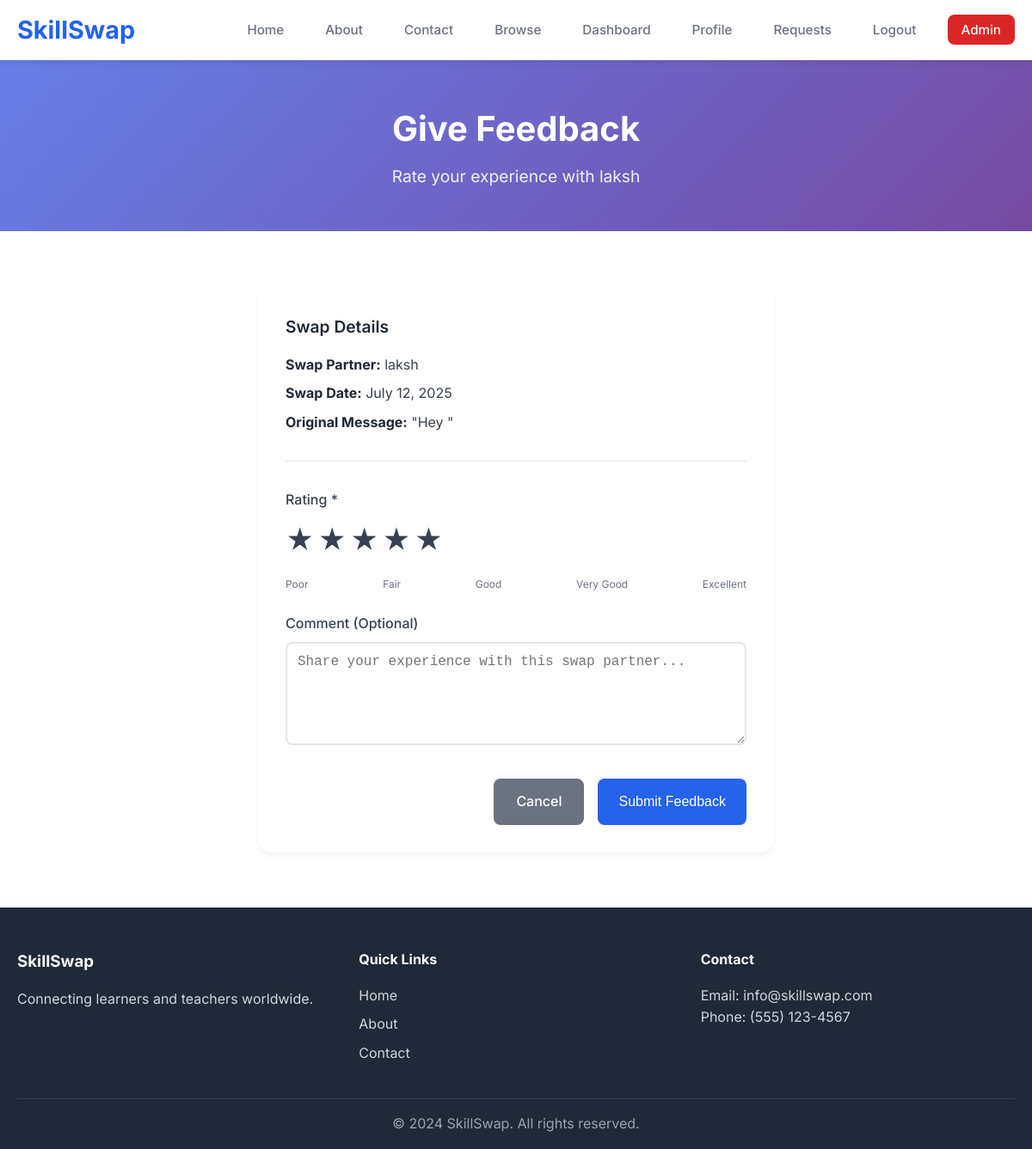
The page /give_feedback?swap_id=1 (signed in) on the database its author committed.
### app.py (models this page shows, shortened)
class User(UserMixin, db.Model):
    id = db.Column(db.Integer, primary_key=True)
    full_name = db.Column(db.String(100), nullable=False)
    email = db.Column(db.String(120), unique=True, nullable=False)
    password_hash = db.Column(db.String(255), nullable=False)
    profile_photo = db.Column(db.String(255))
    location = db.Column(db.String(100))
    created_at = db.Column(db.DateTime, default=db.func.current_timestamp())
    last_seen = db.Column(db.DateTime, default=db.func.current_timestamp())
    profile = db.relationship('Profile', backref='user', uselist=False)

class SwapRequest(db.Model):
    id = db.Column(db.Integer, primary_key=True)
    sender_id = db.Column(db.Integer, db.ForeignKey('user.id'), nullable=False)
    receiver_id = db.Column(db.Integer, db.ForeignKey('user.id'), nullable=False)
    status = db.Column(db.String(20), default='pending')  # pending, accepted, rejected
    message = db.Column(db.Text)
    created_at = db.Column(db.DateTime, default=db.func.current_timestamp())
    updated_at = db.Column(db.DateTime, default=db.func.current_timestamp(), onupdate=db.func.current_timestamp())
    sender = db.relationship('User', foreign_keys=[sender_id], backref='sent_requests')
    receiver = db.relationship('User', foreign_keys=[receiver_id], backref='received_requests')

### app.py (the view, shortened to what this page needs)
@app.route('/give_feedback', methods=['GET', 'POST'])
@login_required
def give_feedback():
    swap_id = request.args.get('swap_id') if request.method == 'GET' else request.form.get('swap_id')
    if not swap_id:
        flash('Invalid swap request.', 'error')
        return redirect(url_for('requests'))
    swap_request = SwapRequest.query.get(swap_id)
    if not swap_request or swap_request.status != 'accepted':
        flash('Swap request not found or not accepted.', 'error')
        return redirect(url_for('requests'))
    if current_user.id not in [swap_request.sender_id, swap_request.receiver_id]:
        flash('You are not authorized to give feedback for this swap.', 'error')
        return redirect(url_for('requests'))
    if current_user.id == swap_request.sender_id:
        reviewed_user = swap_request.receiver
    else:
        reviewed_user = swap_request.sender
    existing_feedback = SwapFeedback.query.filter_by(
        swap_id=swap_id,
        reviewer_id=current_user.id
    ).first()
    return render_template('give_feedback.html',
                         swap_request=swap_request,
                         reviewed_user=reviewed_user,
                         existing_feedback=existing_feedback)

### app.py (called while the page is built)
@login_manager.user_loader
def load_user(user_id):
    return User.query.get(int(user_id))

@app.context_processor
def inject_pending_requests():
    if current_user.is_authenticated:
        current_user.last_seen = datetime.utcnow()
        db.session.commit()
        pending_requests_count = SwapRequest.query.filter_by(
            receiver_id=current_user.id,
            status='pending'
        ).count()
        return {'pending_requests_count': pending_requests_count}
    return {'pending_requests_count': 0}

@app.context_processor
def inject_unread_messages():
    if current_user.is_authenticated:
        chats = Chat.query.filter(
            db.or_(
                Chat.user1_id == current_user.id,
                Chat.user2_id == current_user.id
            )
        ).all()
        total_unread = 0
        for chat in chats:
            unread_count = chat.messages.filter(
                db.and_(
                    ChatMessage.sender_id != current_user.id,
                    ChatMessage.is_read == False
                )
            ).count()
            total_unread += unread_count
        return {'unread_messages_count': total_unread}
    return {'unread_messages_count': 0}

### templates/give_feedback.html (shortened to what this page needs)
<!DOCTYPE html>
<html lang="en">
<head>
    <link rel="stylesheet" href="{{ url_for('static', filename='css/style.css') }}">
</head>
<body>
    <header class="header">
        <nav class="navbar">
            <div class="nav-container">
                <div class="nav-logo">
                    <h1>SkillSwap</h1>
                </div>
                <ul class="nav-menu">
                    <li class="nav-item">
                        <a href="{{ url_for('homepage') }}" class="nav-link">Home</a>
                    </li>
                    <li class="nav-item">
                        <a href="{{ url_for('about') }}" class="nav-link">About</a>
                    </li>
                    <li class="nav-item">
                        <a href="{{ url_for('contact') }}" class="nav-link">Contact</a>
                    </li>
                    <li class="nav-item">
                        <a href="{{ url_for('browse') }}" class="nav-link">Browse</a>
                    </li>
                    <li class="nav-item">
                        <a href="{{ url_for('dashboard') }}" class="nav-link">Dashboard</a>
                    </li>
                    <li class="nav-item">
                        <a href="{{ url_for('profile') }}" class="nav-link">Profile</a>
                    </li>
                    <li class="nav-item">
                        <a href="{{ url_for('requests') }}" class="nav-link">Requests</a>
                    </li>
                    <li class="nav-item">
                        <a href="{{ url_for('logout') }}" class="nav-link">Logout</a>
                    </li>
                    <li class="nav-item admin-nav-item">
                        <a href="{{ url_for('admin_login') }}" class="nav-link admin-link">Admin</a>
                    </li>
                </ul>
            </div>
        </nav>
    </header>
    <main class="main">
        <section class="page-header">
            <div class="container">
                <h1 class="page-title">Give Feedback</h1>
                <p class="page-subtitle">Rate your experience with {{ reviewed_user.full_name }}</p>
            </div>
        </section>
        <section class="feedback-content">
            <div class="container">
                <div class="feedback-form-container">
                    <div class="swap-info">
                        <h3>Swap Details</h3>
                        <div class="swap-details">
                            <p><strong>Swap Partner:</strong> {{ reviewed_user.full_name }}</p>
                            <p><strong>Swap Date:</strong> {{ swap_request.created_at.strftime('%B %d, %Y') }}</p>
                            {% if swap_request.message %}
                                <p><strong>Original Message:</strong> "{{ swap_request.message }}"</p>
                            {% endif %}
                        </div>
                    </div>
                    <form method="POST" class="feedback-form">
                        <div class="form-group">
                            <label for="rating">Rating *</label>
                            <div class="rating-container">
                                <div class="stars">
                                    {% for i in range(1, 6) %}
                                        <label for="star{{ i }}" class="star-label">★</label>
                                    {% endfor %}
                                </div>
                                <div class="rating-labels">
                                    <span>Poor</span>
                                    <span>Fair</span>
                                    <span>Good</span>
                                    <span>Very Good</span>
                                    <span>Excellent</span>
                                </div>
                            </div>
                        </div>
                        <div class="form-group">
                            <label for="comment">Comment (Optional)</label>
                            <textarea id="comment" name="comment" rows="4"
                                      placeholder="Share your experience with this swap partner...">{{ existing_feedback.comment if existing_feedback else '' }}</textarea>
                        </div>
                        <div class="form-actions">
                            <a href="{{ url_for('requests') }}" class="btn btn-secondary">Cancel</a>
                            <button type="submit" class="btn btn-primary">
                                {% if existing_feedback %}Update Feedback{% else %}Submit Feedback{% endif %}
                            </button>
                        </div>
                    </form>
                </div>
            </div>
        </section>
    </main>
    <footer class="footer">
        <div class="container">
            <div class="footer-content">
                <div class="footer-section">
                    <h3>SkillSwap</h3>
                    <p>Connecting learners and teachers worldwide.</p>
                </div>
                <div class="footer-section">
                    <h4>Quick Links</h4>
                    <ul>
                        <li><a href="{{ url_for('homepage') }}">Home</a></li>
                        <li><a href="{{ url_for('about') }}">About</a></li>
                        <li><a href="{{ url_for('contact') }}">Contact</a></li>
                    </ul>
                </div>
                <div class="footer-section">
                    <h4>Contact</h4>
                    <p>Email: info@skillswap.com</p>
                    <p>Phone: (555) 123-4567</p>
                </div>
            </div>
            <div class="footer-bottom">
                <p>&copy; 2024 SkillSwap. All rights reserved.</p>
            </div>
        </div>
    </footer>
</body>
</html>

### static/css/style.css (style rules this page uses)
* { margin: 0; padding: 0; box-sizing: border-box; }
body { font-family: 'Inter', -apple-system, BlinkMacSystemFont, 'Segoe UI', Roboto, sans-serif; line-height: 1.6; color: #333; background-color: #ffffff; }
.container { max-width: 1200px; margin: 0 auto; padding: 0 20px; }
.header { background-color: #ffffff; box-shadow: 0 2px 10px rgba(0, 0, 0, 0.1); position: sticky; top: 0; z-index: 1000; }
.navbar { padding: 0.75rem 0; }
.nav-container { display: flex; justify-content: space-between; align-items: center; max-width: 1200px; margin: 0 auto; padding: 0 20px; }
.nav-logo { display: flex; align-items: center; gap: 0.75rem; }
.nav-logo h1 { font-size: 1.8rem; font-weight: 700; color: #2563eb; margin: 0; }
.nav-menu { display: flex; list-style: none; gap: 1.5rem; align-items: center; }
.nav-link { text-decoration: none; color: #6b7280; font-weight: 500; transition: color 0.3s ease; padding: 0.5rem 0.75rem; border-radius: 0.5rem; position: relative; font-size: 0.95rem; }
.nav-link { position: relative; }
.main { min-height: calc(100vh - 200px); }
.btn { display: inline-block; padding: 0.75rem 1.5rem; text-decoration: none; border-radius: 0.5rem; font-weight: 500; transition: all 0.3s ease; border: none; cursor: pointer; font-size: 1rem; }
.btn-primary { background-color: #2563eb; color: white; }
.btn-secondary { background-color: #6b7280; color: white; border: 2px solid #6b7280; }
.page-header { padding: 3rem 0; background: linear-gradient(135deg, #667eea 0%, #764ba2 100%); color: white; text-align: center; }
.page-title { font-size: 2.5rem; font-weight: 700; margin-bottom: 0.5rem; }
.page-subtitle { font-size: 1.2rem; opacity: 0.9; }
.form-group { margin-bottom: 1.5rem; }
.form-group label { display: block; margin-bottom: 0.5rem; font-weight: 500; color: #374151; }
.form-group input, .form-group textarea { width: 100%; padding: 0.75rem; border: 2px solid #e5e7eb; border-radius: 0.5rem; font-size: 1rem; transition: border-color 0.3s ease; }
.form-group textarea { resize: vertical; min-height: 120px; }
.footer { background-color: #1f2937; color: white; padding: 3rem 0 1rem; }
.footer-content { display: grid; grid-template-columns: repeat(auto-fit, minmax(250px, 1fr)); gap: 2rem; margin-bottom: 2rem; }
.footer-section h3, .footer-section h4 { margin-bottom: 1rem; color: #f9fafb; }
.footer-section p { color: #d1d5db; line-height: 1.6; }
.footer-section ul { list-style: none; }
.footer-section ul li { margin-bottom: 0.5rem; }
.footer-section ul li a { color: #d1d5db; text-decoration: none; transition: color 0.3s ease; }
.footer-bottom { border-top: 1px solid #374151; padding-top: 1rem; text-align: center; }
.footer-bottom p { color: #9ca3af; }
.admin-nav-item { margin-left: auto; }
.admin-link { background: #dc2626; color: white !important; padding: 0.5rem 1rem !important; border-radius: 0.5rem; font-weight: 500; transition: background-color 0.3s ease; }
.feedback-content { padding: 4rem 0; }
.feedback-form-container { max-width: 600px; margin: 0 auto; background: white; border-radius: 1rem; padding: 2rem; box-shadow: 0 4px 6px rgba(0, 0, 0, 0.05); }
.swap-info { margin-bottom: 2rem; padding-bottom: 1.5rem; border-bottom: 1px solid #e5e7eb; }
.swap-info h3 { font-size: 1.2rem; font-weight: 600; margin-bottom: 1rem; color: #1f2937; }
.swap-details p { margin-bottom: 0.5rem; color: #374151; }
.swap-details strong { color: #1f2937; }
.rating-container { margin-top: 0.5rem; }
.stars { display: flex; gap: 0.25rem; margin-bottom: 0.5rem; }
.star-label { font-size: 2rem; color: #d1d5db; cursor: pointer; transition: color 0.2s ease; }
.rating-labels { display: flex; justify-content: space-between; font-size: 0.75rem; color: #6b7280; margin-top: 0.5rem; }
.form-actions { display: flex; gap: 1rem; justify-content: flex-end; margin-top: 2rem; }

### rows shown on the page
User: full_name "laksh"
SwapRequest: created_at "July 12, 2025", message "Hey"
